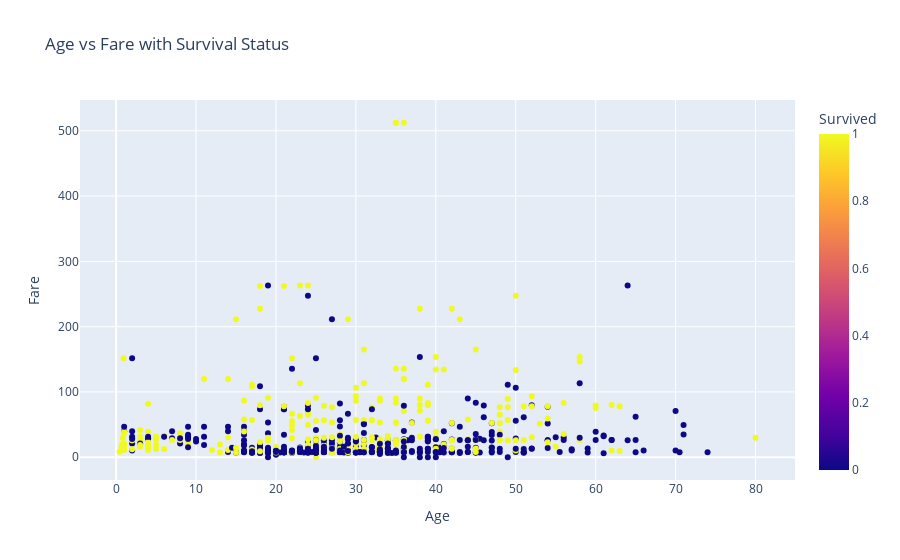

The notebook cell this image was saved under:
### Code cell
fig = px.scatter(Titanic, x="Age", y="Fare", color="Survived", title="Age vs Fare with Survival Status")
fig.show()

### Figure 1 — Plotly figure (JSON) as saved in the notebook; plotly's stock layout.template omitted (floating-point values rounded to 4 significant figures; data arrays with more than 128 entries replaced by an {"elided": "..."} marker saying what was removed)
{"data": [{"hovertemplate": "Age=%{x}<br>Fare=%{y}<br>Survived=%{marker.color}<extra></extra>", "legendgroup": "", "marker": {"color": {"elided": "891 int values"}, "coloraxis": "coloraxis", "symbol": "circle"}, "mode": "markers", "name": "", "orientation": "v", "showlegend": false, "type": "scatter", "x": {"elided": "891 float values"}, "xaxis": "x", "y": {"elided": "891 float values"}, "yaxis": "y"}], "layout": {"autosize": true, "coloraxis": {"colorbar": {"title": {"text": "Survived"}}, "colorscale": [[0, "#0d0887"], [0.1111, "#46039f"], [0.2222, "#7201a8"], [0.3333, "#9c179e"], [0.4444, "#bd3786"], [0.5556, "#d8576b"], [0.6667, "#ed7953"], [0.7778, "#fb9f3a"], [0.8889, "#fdca26"], [1, "#f0f921"]]}, "legend": {"tracegroupgap": 0}, "title": {"text": "Age vs Fare with Survival Status"}, "xaxis": {"anchor": "y", "autorange": true, "domain": [0, 1], "range": [-4.409, 84.83], "title": {"text": "Age"}, "type": "linear"}, "yaxis": {"anchor": "x", "autorange": true, "domain": [0, 1], "range": [-42.28, 554.6], "title": {"text": "Fare"}, "type": "linear"}}}
